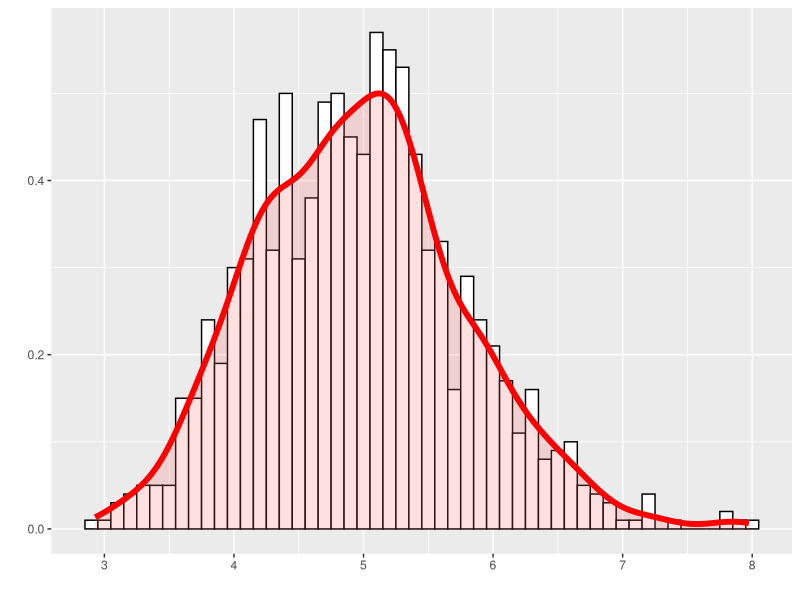
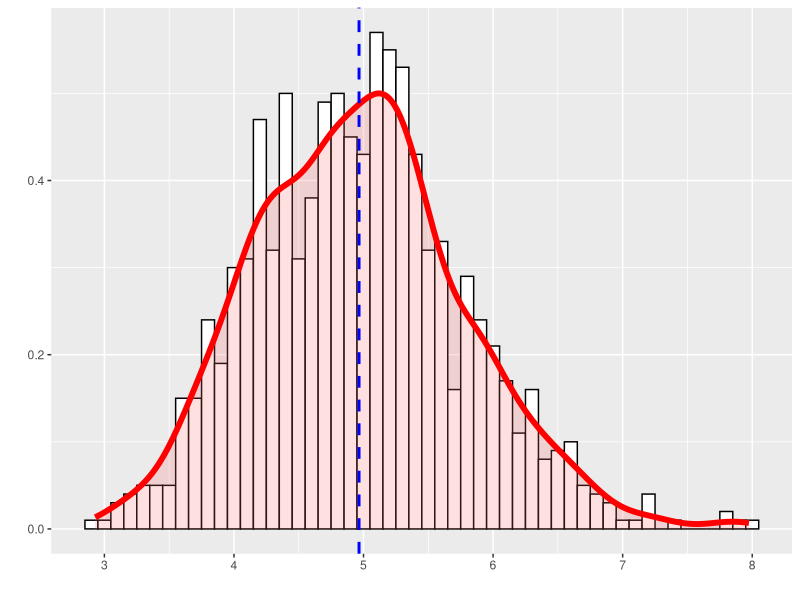

Source code (R) for these figures, in order:
## ---- chunk 1
number_of_simulations <- 1000
sample_size <- 40
lambda <- 0.2

exp_means <- NULL
for (i in 1:number_of_simulations) exp_means = c(exp_means, mean(rexp(sample_size, rate = lambda)))
head(exp_means)
## ---- chunk 2
library(ggplot2)

data_frame <- data.frame(exp_means)

ggplot(data_frame, aes(x = exp_means)) + 
geom_histogram(aes(y = ..density..), binwidth=.1, colour="black", fill="white") + 
geom_density(size = 2, color = "red", alpha=.2, fill="#FF6666") + 
labs(x = '') + labs(y = '')
## ---- chunk 3
theoretical_mean <- 1 / lambda
theoretical_mean
## ---- chunk 4
sample_mean <- mean(exp_means)
sample_mean
## ---- chunk 5
abs(theoretical_mean - sample_mean)
## ---- chunk 6
ggplot(data_frame, aes(x = exp_means)) + 
geom_histogram(aes(y = ..density..), binwidth=.1, colour="black", fill="white") + 
geom_density(size = 2, color = "red", alpha=.2, fill="#FF6666") + 
geom_vline(aes(xintercept = sample_mean), color = "blue", linetype = "dashed", size = 1) +
labs(x = '') + labs(y = '')
## ---- chunk 7
theoretical_variance <- (1 / lambda^2) / sample_size
theoretical_variance
## ---- chunk 8
sample_variance <- sd(exp_means)^2
sample_variance
## ---- chunk 9
abs(theoretical_variance - sample_variance)
